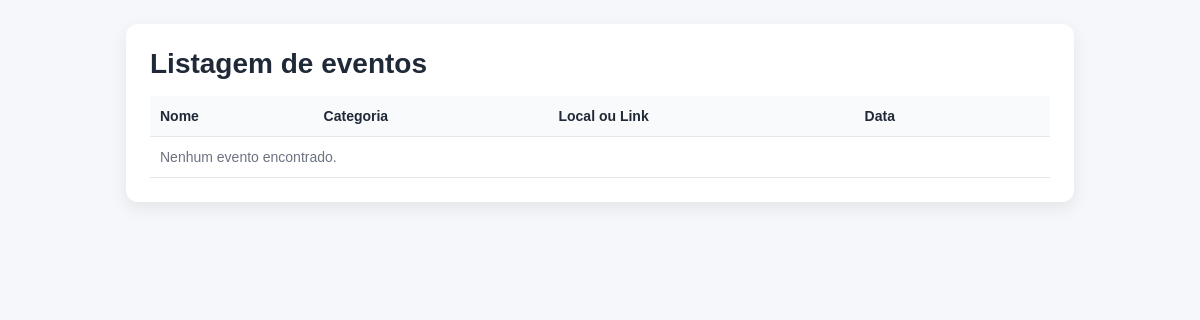
The app's page /, older data.
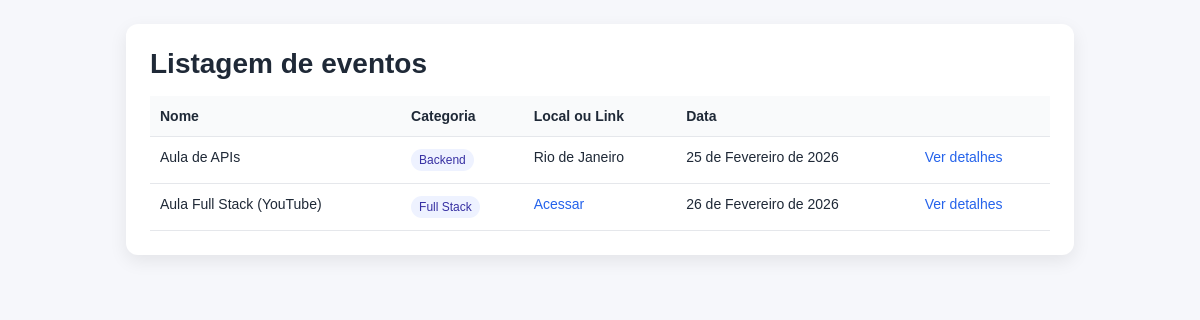
The same page, newer data.
### agenda/models.py (models this page shows, shortened)
class Evento(models.Model):
    nome = models.CharField(max_length=256)
    local = models.CharField(max_length=256, blank=True)
    link = models.CharField(max_length=256, blank=True)
    data = models.DateField(blank=True, null=True)
    hora = models.TimeField(blank=True, null=True)
    quantidade_participantes = models.PositiveIntegerField(default=0)
    categoria = models.ForeignKey(
        Categoria,
        null=True,
        on_delete=models.SET_NULL
    )

class Categoria(models.Model):
    nome = models.CharField(max_length=256, unique=True)

### agenda/views.py (the view)
# urls.py: path("", views.listar_eventos, name="listar_eventos"),
def listar_eventos(request):
    hoje = timezone.localdate()
    eventos = Evento.objects.filter(data__gte=hoje).order_by("data", "hora")
    return render(request, "agenda/design/listar_eventos.html", {"eventos": eventos})

### agenda/templates/agenda/design/listar_eventos.html (shortened to what this page needs)
<!doctype html>
<html lang="pt-br">
<head>
</head>
<body>
  <div class="container">
    <h1>Listagem de eventos</h1>
    <table>
      <thead>
        <tr>
          <th>Nome</th>
          <th>Categoria</th>
          <th>Local ou Link</th>
          <th>Data</th>
          <th></th>
        </tr>
      </thead>
      <tbody>
        {% for e in eventos %}
          <tr>
            <td>{{ e.nome }}</td>
            <td>
              {% if e.categoria %}
                <span class="badge">{{ e.categoria.nome }}</span>
              {% else %}
                <span class="muted">Sem categoria</span>
              {% endif %}
            </td>
            <td>
              {% if e.local %}
                {{ e.local }}
              {% elif e.link %}
                <a href="{{ e.link }}" target="_blank" rel="noopener">Acessar</a>
              {% else %}
                <span class="muted">—</span>
              {% endif %}
            </td>
            <td>
              {% if e.data %}
                {{ e.data|date:"d \\d\\e F \\d\\e Y" }}
              {% else %}
                <span class="muted">A definir</span>
              {% endif %}
            </td>
            <td>
              <a href="{% url 'exibir_evento' e.id %}">Ver detalhes</a>
            </td>
          </tr>
        {% empty %}
          <tr>
            <td colspan="5" class="muted">Nenhum evento encontrado.</td>
          </tr>
        {% endfor %}
      </tbody>
    </table>
  </div>
</body>
</html>

Row changes from the older to the newer data that the page shows:
now on this page (row edited): Evento: nome "Aula de APIs", categoria.nome "Backend", local "Rio de Janeiro", data "25 de Fevereiro de 2026"
now on this page (row edited): Evento: nome "Aula Full Stack (YouTube)", categoria.nome "Full Stack", data "26 de Fevereiro de 2026"
Text that changed along with them:
text no longer shown: "Nenhum evento encontrado."
